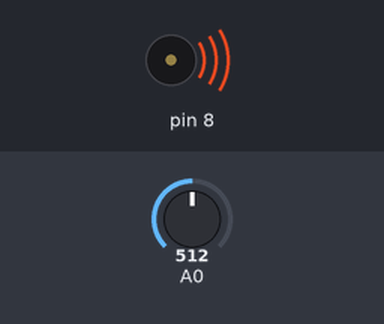
Recording of a sketch running on a simulated Arduino Uno, built with avr-gcc and run on an emulated ATmega328P. Shown: buzzer (waves = sounding). Inputs (shaded band) come from the test bench; at power-on: A0 = 512. What the sketch prints to the serial monitor is not drawn.

Above: at 1.2 s.
1.3 s: A0 set to 486
At 1.7 s:
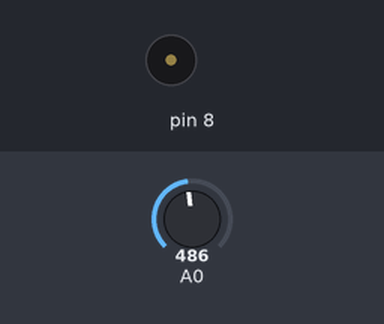
2.8 s: A0 set to 511
At 3.9 s:
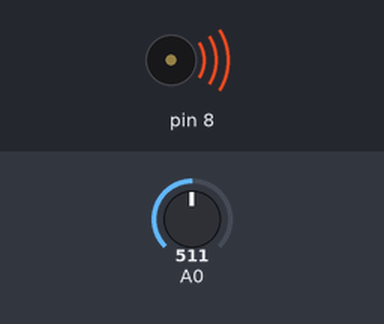
4.3 s: A0 set to 495
At 5.1 s:
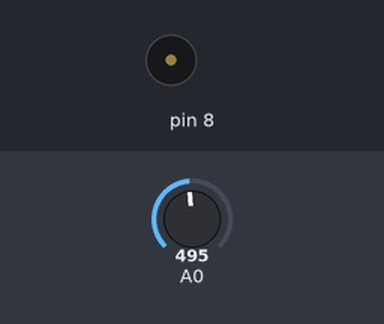
Timing chart, 0 to 7.3 s (numbered marks = the images above; inputs shaded):
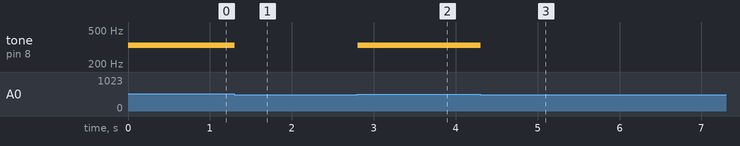

Measured:
- the behaviour switches between 505 and 504 on A0 (found by bisection; images 0 and 1)
- after the input at 1.3 s, tone on pin 8: 330 Hz → silent at once
- after the input at 2.8 s, tone on pin 8: silent → 330 Hz at once
- after the input at 4.3 s, tone on pin 8: 330 Hz → silent at once

The sketch:

piano.ino
```cpp
int notes[] = {262,294,330,349};


void setup() {
Serial.begin(9600);

}

void loop() {
  int keyVal = analogRead(A0);
  Serial.print(keyVal);

  if(keyVal == 1023){
    tone(8, notes[0]);

  }
  else if(keyVal >= 990 && keyVal <= 1010){
    tone(8, notes[1]);
  }
  else if(keyVal >= 505 && keyVal <= 515){
    tone(8, notes[2]);
  }
  else if(keyVal >= 5 && keyVal <= 10){
    tone(8, notes[3]);
  }
  else{
    noTone(8);
  }

}
```
